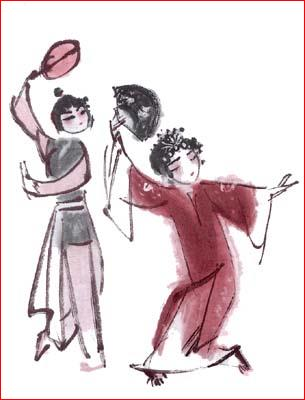
#> input picture _2.vcs/my_vcs_lesson_6/_System/vcs_Assembly/vcs_Assembly/Resources/picture1.jpg, 305 x 400 px, found by its file name
$ python PIL02.py
#> lines starting #> are read from the running program, lines starting #| are printed output that depends on the picture
'''

PIL 圖片相關的處理

有 影像處理


'''

import sys
import matplotlib.pyplot as plt
from PIL import Image   # Importing Image class from PIL module

font_filename = 'C:/_git/vcs/_1.data/______test_files1/_font/msch.ttf'
#設定中文字型及負號正確顯示
#設定中文字型檔
plt.rcParams["font.sans-serif"] = "Microsoft JhengHei" # 將字體換成 Microsoft JhengHei
#設定負號
plt.rcParams["axes.unicode_minus"] = False # 讓負號可正常顯示

print('------------------------------------------------------------')	#60個

filename = 'C:/_git/vcs/_1.data/______test_files1/picture1.jpg'

print('------------------------------------------------------------')	#60個

print('萃取圖片的輪廓')

image1 = Image.open(filename)    #PIL讀取本機圖片, 讀取的是RGB格式的圖片
#> image1 is the input picture: PIL image 305x400 RGB; mean R, G, B 225, 212.7, 215.3
#print('顯示原圖')
#plt.imshow(image1)
#plt.show()

#全彩轉灰階
image1 = image1.convert("L")
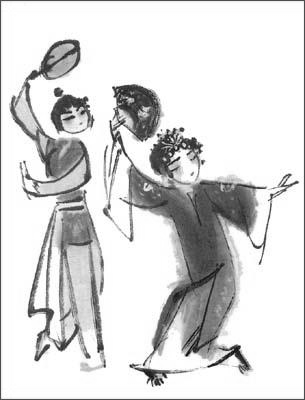
#> image1: PIL image 305x400 L; min 2, max 255, mean 216.7
plt.imshow(image1)
plt.show()

W, H = image1.size
#> W = 305; H = 400
print('原圖大小 W =', W, ', H =', H)
#| 原圖大小 W = 305 , H = 400

# 輸出用, 製作一個與原圖大小相同的空白影像
image2 = Image.new('RGB', (W, H))
#> image2: PIL image 305x400 RGB; every value is 0

# 萃取輪廓
for y in range(0, H - 1):
    for x in range(0, W - 1):
        # 計算亮度差
        diff_x = image1.getpixel((x + 1, y)) - image1.getpixel((x, y))
        diff_y = image1.getpixel((x, y + 1)) - image1.getpixel((x, y))
        diff = diff_x + diff_y

        # 輸出
        if diff >= 20:
            image2.putpixel((x, y), (255, 0, 0))   #亮度差較大 著紅色
        else:
            image2.putpixel((x, y), (0, 0, 0))     #亮度差較小 著黑色
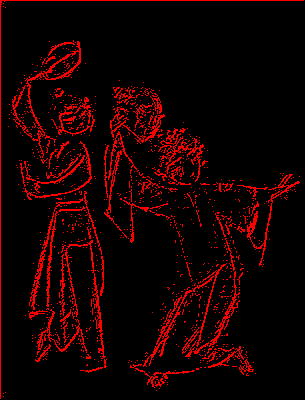
#> image2: PIL image 305x400 RGB; mean R, G, B 22.1, 0, 0

plt.imshow(image2)

plt.show()

print('------------------------------------------------------------')	#60個


print("------------------------------------------------------------")  # 60個


print("------------------------------------------------------------")  # 60個

print("------------------------------------------------------------")  # 60個
print("作業完成")
print("------------------------------------------------------------")  # 60個
